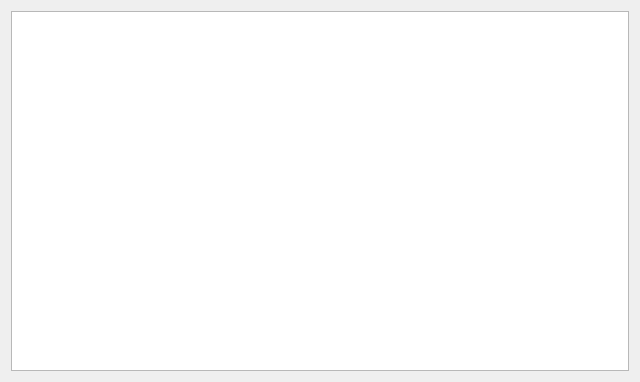
<?xml version="1.0" encoding="UTF-8"?>
<ui version="4.0">
 <class>BoneHierarchy</class>
 <widget class="QDialog" name="BoneHierarchy">
  <property name="geometry">
   <rect>
    <x>0</x>
    <y>0</y>
    <width>640</width>
    <height>382</height>
   </rect>
  </property>
  <property name="windowTitle">
   <string>Dialog</string>
  </property>
  <layout class="QHBoxLayout" name="horizontalLayout">
   <item>
    <widget class="QTreeView" name="treeView"/>
   </item>
  </layout>
 </widget>
 <resources/>
 <connections/>
</ui>
